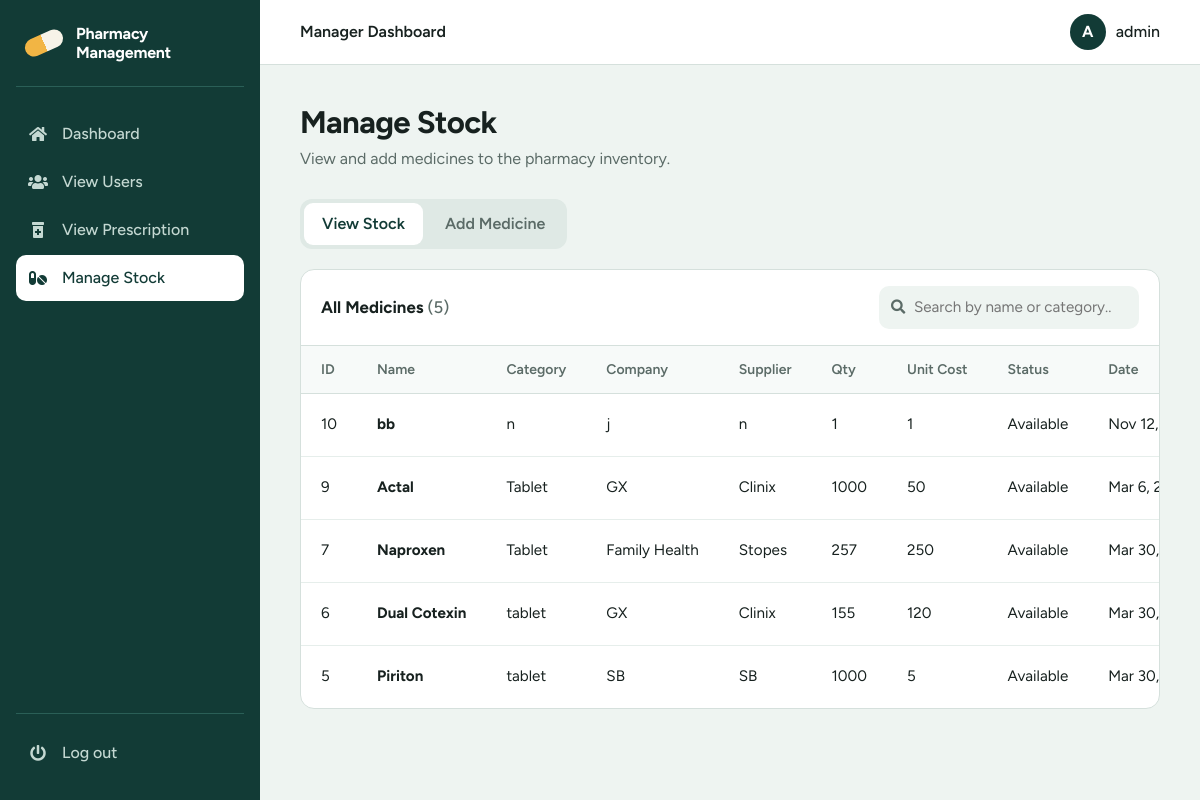
/stock.php (signed in), run on the app's committed database.
### tables this page shows
CREATE TABLE `stock` (
  `stock_id` tinyint(5) NOT NULL,
  `drug_name` varchar(20) NOT NULL,
  `category` varchar(20) NOT NULL,
  `description` varchar(50) NOT NULL,
  `company` varchar(20) NOT NULL,
  `supplier` varchar(20) NOT NULL,
  `quantity` int(11) NOT NULL,
  `cost` int(11) NOT NULL,
  `status` enum('Available','Inavailable') NOT NULL,
  `date_supplied` date NOT NULL
);

### stock.php (the view, shortened to what this page needs)
<?php
include_once('connect_db.php');
if(isset($_SESSION['username'])){
    $user=$_SESSION['username'];
}else{
    header("location:http://".$_SERVER['HTTP_HOST'].dirname($_SERVER['PHP_SELF'])."/index.php");
    exit();
}
$message1 = '';
try {
    $result = $con->query("SELECT * FROM stock ORDER BY stock_id DESC");
    $stocks = $result->fetchAll(PDO::FETCH_ASSOC);
} catch (PDOException $e) {
    $message1 = "Database Error: " . htmlspecialchars($e->getMessage());
    $stocks = [];
}
$hasError = ($message1 !== '');
?>
<!DOCTYPE html>
<html lang="en">
<head>
<link rel="stylesheet" href="https://cdnjs.cloudflare.com/ajax/libs/font-awesome/5.15.4/css/all.min.css">
</head>
<body>
  <aside class="sidebar" id="sidebar" aria-label="Main navigation">
    <div class="brand">
      <span class="brand-mark" aria-hidden="true"></span>
      <span class="brand-name">Pharmacy<br>Management</span>
    </div>
    <ul class="nav">
      <li><a href="manager.php"><i class="fas fa-home"></i>Dashboard</a></li>
      <li><a href="view.php"><i class="fas fa-users"></i>View Users</a></li>
      <li><a href="view_prescription.php"><i class="fas fa-prescription-bottle-alt"></i>View Prescription</a></li>
      <li><a href="stock.php" aria-current="page"><i class="fas fa-pills"></i>Manage Stock</a></li>
    </ul>
    <div class="sidebar-foot">
      <a href="logout.php"><i class="fas fa-power-off"></i>Log out</a>
    </div>
  </aside>
  <header class="topbar">
    <span class="topbar-title">Manager Dashboard</span>
    <div class="user-chip">
      <span class="avatar" aria-hidden="true"><?php echo htmlspecialchars(strtoupper(substr($user, 0, 1))); ?></span>
      <span><?php echo htmlspecialchars($user); ?></span>
    </div>
  </header>
  <main class="main">
    <h1>Manage Stock</h1>
    <p class="lead">View and add medicines to the pharmacy inventory.</p>
    <div class="tabs" role="tablist" aria-label="Stock actions">
      <button type="button" class="tab" role="tab" id="tab_1" aria-controls="content_1"
              aria-selected="<?php echo $hasError ? 'false' : 'true'; ?>">View Stock</button>
      <button type="button" class="tab" role="tab" id="tab_2" aria-controls="content_2"
              aria-selected="<?php echo $hasError ? 'true' : 'false'; ?>">Add Medicine</button>
    </div>
    <section class="panel card" id="content_1" role="tabpanel" aria-labelledby="tab_1" <?php echo $hasError ? 'hidden' : ''; ?>>
      <div class="card-head">
        <h2>All Medicines <span class="count">(<?php echo count($stocks); ?>)</span></h2>
        <?php if (count($stocks) > 0): ?>
        <div class="search">
          <input type="search" id="filter" placeholder="Search by name or category..." aria-label="Search stock">
        </div>
        <?php endif; ?>
      </div>
      <?php if (count($stocks) === 0): ?>
        <div class="empty">
          <p>No medicines in stock. Add the first one to get started.</p>
          <button type="button" class="btn" data-go="tab_2">Add Medicine</button>
        </div>
      <?php else: ?>
      <div class="table-wrap">
        <table id="stockTable">
          <thead>
            <tr>
              <th>ID</th>
              <th>Name</th>
              <th>Category</th>
              <th>Company</th>
              <th>Supplier</th>
              <th>Qty</th>
              <th>Unit Cost</th>
              <th>Status</th>
              <th>Date</th>
            </tr>
          </thead>
          <tbody>
          <?php foreach ($stocks as $row): ?>
            <tr>
              <td class="num"><?php echo htmlspecialchars($row['stock_id']); ?></td>
              <td><strong><?php echo htmlspecialchars($row['drug_name']); ?></strong></td>
              <td><?php echo htmlspecialchars($row['category']); ?></td>
              <td><?php echo htmlspecialchars($row['company']); ?></td>
              <td><?php echo htmlspecialchars($row['supplier']); ?></td>
              <td><?php echo htmlspecialchars($row['quantity']); ?></td>
              <td><?php echo htmlspecialchars($row['cost']); ?></td>
              <td><?php echo htmlspecialchars($row['status']); ?></td>
              <td><?php echo htmlspecialchars(date('M j, Y', strtotime($row['date_supplied']))); ?></td>
            </tr>
          <?php endforeach; ?>
          </tbody>
        </table>
      </div>
      <?php endif; ?>
    </section>
  </main>
</body>
</html>

### stock.php (style rules this page uses)
:root { --pine: #123b36; --pine-soft: #1c524b; --pine-line: #2a5f57; --amber: #f2b544; --mist: #eef4f1; --paper: #ffffff; --ink: #17211f; --ink-soft: #5b6b67; --line: #d5e0dc; --danger: #b3261e; --danger-bg: #fdecea; --ok: #1e6b3a; --ok-bg: #e6f4ea; --radius: 10px; --sidebar: 260px; --font: "Figtree", system-ui, -apple-system, "Segoe UI", Roboto, Arial, sans-serif; }
*, *::before, *::after { box-sizing: border-box; }
html { -webkit-text-size-adjust: 100%; }
body { margin: 0; font-family: var(--font); font-size: 16px; line-height: 1.5; color: var(--ink); background: var(--mist); }
a { color: inherit; text-decoration: none; }
.sidebar { position: fixed; inset: 0 auto 0 0; width: var(--sidebar); display: flex; flex-direction: column; background: var(--pine); color: #fff; padding: 24px 16px; z-index: 30; overflow-y: auto; }
.brand { display: flex; align-items: center; gap: 12px; padding: 0 8px 24px; margin-bottom: 8px; border-bottom: 1px solid var(--pine-line); }
.brand-mark { flex: none; width: 40px; height: 18px; border-radius: 999px; background: linear-gradient(90deg, var(--amber) 0 50%, #f7f3e8 50% 100%); transform: rotate(-24deg); }
.brand-name { font-weight: 700; line-height: 1.2; letter-spacing: -0.01em; }
.nav { list-style: none; margin: 16px 0 0; padding: 0; flex: 1; }
.nav li + li { margin-top: 2px; }
.nav a { display: flex; align-items: center; gap: 14px; padding: 11px 12px; border-radius: var(--radius); color: #c4d8d2; font-weight: 500; transition: background-color .15s, color .15s; }
.nav a i { width: 20px; text-align: center; font-size: 1rem; }
.nav a[aria-current="page"] { background: #fff; color: var(--pine); }
.sidebar-foot { margin-top: 16px; padding-top: 16px; border-top: 1px solid var(--pine-line); }
.sidebar-foot a { display: flex; align-items: center; gap: 14px; padding: 11px 12px; border-radius: var(--radius); color: #c4d8d2; font-weight: 500; }
.sidebar-foot a i { width: 20px; text-align: center; }
.topbar { position: sticky; top: 0; z-index: 20; margin-left: var(--sidebar); display: flex; align-items: center; justify-content: space-between; gap: 16px; padding: 14px 40px; background: var(--paper); border-bottom: 1px solid var(--line); }
.topbar-title { font-weight: 600; }
.user-chip { display: flex; align-items: center; gap: 10px; font-weight: 500; }
.avatar { display: grid; place-items: center; width: 36px; height: 36px; border-radius: 50%; background: var(--pine); color: #fff; font-weight: 700; }
.main { margin-left: var(--sidebar); padding: 40px; max-width: 1200px; }
.main h1 { margin: 0 0 6px; font-size: clamp(1.6rem, 2.6vw, 2.2rem); line-height: 1.15; letter-spacing: -0.02em; }
.main .lead { margin: 0 0 28px; color: var(--ink-soft); }
.tabs { display: inline-flex; gap: 4px; padding: 4px; margin-bottom: 20px; background: #dfe9e5; border-radius: 12px; }
.tab { padding: 9px 18px; font: inherit; font-weight: 600; color: var(--ink-soft); background: transparent; border: 0; border-radius: 9px; cursor: pointer; transition: background-color .15s, color .15s; }
.tab[aria-selected="true"] { background: var(--paper); color: var(--pine); }
.card { background: var(--paper); border: 1px solid var(--line); border-radius: 14px; overflow: hidden; }
.card-head { display: flex; align-items: center; justify-content: space-between; gap: 16px; flex-wrap: wrap; padding: 16px 20px; border-bottom: 1px solid var(--line); }
.card-head h2 { margin: 0; font-size: 1.05rem; }
.count { color: var(--ink-soft); font-weight: 500; }
.search { position: relative; }
.search input { width: 260px; max-width: 100%; padding: 9px 12px 9px 34px; font: inherit; font-size: 0.95rem; color: var(--ink); background: var(--mist); border: 1.5px solid transparent; border-radius: var(--radius); }
.table-wrap { overflow-x: auto; }
table { width: 100%; border-collapse: collapse; font-size: 0.95rem; }
th, td { padding: 13px 20px; text-align: left; white-space: nowrap; }
th { font-size: 0.875rem; font-weight: 600; color: var(--ink-soft); background: #f7faf9; border-bottom: 1px solid var(--line); }
td { border-bottom: 1px solid #e6eeeb; }
tbody tr:last-child td { border-bottom: 0; }

### data on the page
stock: stock_id "10", drug_name "bb", category "n", company "j", supplier "n", quantity "1", cost "1", status "Available", date_supplied "Nov 12,…"
stock: stock_id "9", drug_name "Actal", category "Tablet", company "GX", supplier "Clinix", quantity "1000", cost "50", status "Available", date_supplied "Mar 6,…"
stock: stock_id "7", drug_name "Naproxen", category "Tablet", company "Family Health", supplier "Stopes", quantity "257", cost "250", status "Available", date_supplied "Mar 30,…"
stock: stock_id "6", drug_name "Dual Cotexin", category "tablet", company "GX", supplier "Clinix", quantity "155", cost "120", status "Available", date_supplied "Mar 30,…"
stock: stock_id "5", drug_name "Piriton", category "tablet", company "SB", supplier "SB", quantity "1000", cost "5", status "Available", date_supplied "Mar 30,…"

### other printed values
substr($user, 0, 1) "A"
$user "admin"
count($stocks) "5"
